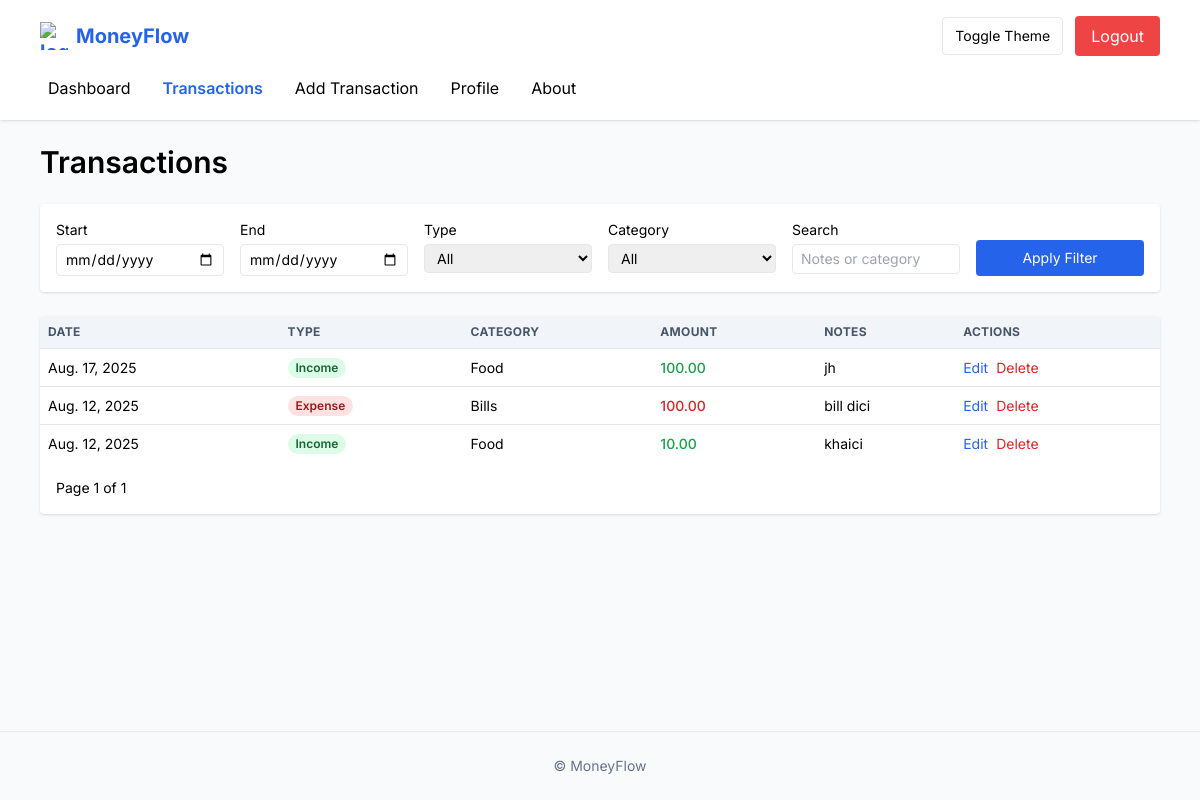
/transactions/ (signed in), run on the app's committed database.
### core/models.py (models this page shows, shortened)
class Transaction(models.Model):
	INCOME = 'income'
	EXPENSE = 'expense'
	TYPE_CHOICES = [
		(INCOME, 'Income'),
		(EXPENSE, 'Expense'),
	]
	user = models.ForeignKey(User, on_delete=models.CASCADE, related_name='transactions')
	type = models.CharField(max_length=7, choices=TYPE_CHOICES)
	category = models.ForeignKey(Category, on_delete=models.SET_NULL, null=True, blank=True, related_name='transactions')
	amount = models.DecimalField(max_digits=12, decimal_places=2)
	date = models.DateField()
	notes = models.TextField(blank=True)
	created_at = models.DateTimeField(auto_now_add=True)
	updated_at = models.DateTimeField(auto_now=True)
	class Meta:
		ordering = ['-date', '-id']

class Category(models.Model):
	name = models.CharField(max_length=50)
	user = models.ForeignKey(User, on_delete=models.CASCADE, related_name='categories', null=True, blank=True)
	is_default = models.BooleanField(default=False)
	class Meta:
		unique_together = ('name', 'user')
		ordering = ['name']
	def __str__(self):
		return self.name

### core/views.py (the view)
# urls.py: path('transactions/', core_views.transaction_list, name='transaction_list'),
@login_required
def transaction_list(request):
	qs = Transaction.objects.filter(user=request.user)
	type_f = request.GET.get('type')
	category_f = request.GET.get('category')
	start = request.GET.get('start')
	end = request.GET.get('end')
	q = request.GET.get('q')
	if type_f in [Transaction.INCOME, Transaction.EXPENSE]:
		qs = qs.filter(type=type_f)
	if category_f:
		qs = qs.filter(category__id=category_f)
	if start:
		qs = qs.filter(date__gte=start)
	if end:
		qs = qs.filter(date__lte=end)
	if q:
		qs = qs.filter(Q(notes__icontains=q) | Q(category__name__icontains=q))
	paginator = Paginator(qs.order_by('-date', '-id'), getattr(settings, 'PAGINATION_PAGE_SIZE', 10))
	page_number = request.GET.get('page')
	page_obj = paginator.get_page(page_number)
	categories = Category.objects.filter(Q(user=request.user) | Q(is_default=True)).order_by('name').distinct()
	return render(request, 'core/transaction_list.html', {
		'page_obj': page_obj,
		'categories': categories,
		'filters': {
			'type': type_f or '',
			'category': category_f or '',
			'start': start or '',
			'end': end or '',
			'q': q or '',
		}
	})

### core/context_processors.py (called while the page is built)
def theme(request):
    return {
        'theme': request.session.get('theme', 'light')
    }

### templates/core/transaction_list.html (shortened to what this page needs)
{% extends 'base.html' %}
{% block content %}
<h1 class="text-3xl font-semibold mb-6">Transactions</h1>
<form method="get" class="grid md:grid-cols-6 gap-4 bg-white dark:bg-slate-800 p-4 rounded shadow mb-6 text-sm">
  <div>
    <label class="block mb-1">Start</label>
    <input type="date" name="start" value="{{ filters.start }}" class="w-full px-2 py-1 border rounded dark:bg-slate-700 dark:border-slate-600">
  </div>
  <div>
    <label class="block mb-1">End</label>
    <input type="date" name="end" value="{{ filters.end }}" class="w-full px-2 py-1 border rounded dark:bg-slate-700 dark:border-slate-600">
  </div>
  <div>
    <label class="block mb-1">Type</label>
    <select name="type" class="w-full px-2 py-1 border rounded dark:bg-slate-700 dark:border-slate-600">
      <option value="" {% if not filters.type %}selected{% endif %}>All</option>
    </select>
  </div>
  <div>
    <label class="block mb-1">Category</label>
    <select name="category" class="w-full px-2 py-1 border rounded dark:bg-slate-700 dark:border-slate-600">
      <option value="">All</option>
    </select>
  </div>
  <div>
    <label class="block mb-1">Search</label>
    <input type="text" name="q" value="{{ filters.q }}" placeholder="Notes or category" class="w-full px-2 py-1 border rounded dark:bg-slate-700 dark:border-slate-600">
  </div>
  <div class="flex items-end"><button class="w-full bg-primary text-white py-2 rounded hover:bg-blue-600">Apply Filter</button></div>
</form>
<div class="bg-white dark:bg-slate-800 rounded shadow overflow-hidden">
  <table class="w-full text-sm">
  <thead><tr class="bg-slate-100 dark:bg-slate-700 text-left text-xs uppercase tracking-wide text-slate-600 dark:text-slate-300"><th class="p-2">Date</th><th class="p-2">Type</th><th class="p-2">Category</th><th class="p-2">Amount</th><th class="p-2">Notes</th><th class="p-2">Actions</th></tr></thead>
    <tbody>
      {% for t in page_obj %}
      <tr class="border-t dark:border-slate-700">
        <td class="p-2">{{ t.date }}</td>
  <td class="p-2">{% if t.type == 'income' %}<span class="badge badge-income">Income</span>{% else %}<span class="badge badge-expense">Expense</span>{% endif %}</td>
        <td class="p-2">{{ t.category }}</td>
        <td class="p-2 font-medium {% if t.type == 'income' %}text-green-600{% else %}text-red-600{% endif %}">{{ t.amount }}</td>
        <td class="p-2 truncate max-w-xs">{{ t.notes|default:'-' }}</td>
        <td class="p-2 space-x-2"><a href="/transactions/{{ t.id }}/edit/" class="text-blue-600">Edit</a><a href="/transactions/{{ t.id }}/delete/" class="text-red-600">Delete</a></td>
      </tr>
      {% empty %}
      <tr><td colspan="6" class="p-4 text-center text-slate-500">No transactions found.</td></tr>
      {% endfor %}
    </tbody>
  </table>
  <div class="p-4 flex justify-between items-center text-sm">
    <div>Page {{ page_obj.number }} of {{ page_obj.paginator.num_pages }}</div>
  </div>
</div>
{% endblock %}

### templates/base.html (shortened to what this page needs)
{% load static %}
<!DOCTYPE html>
<html lang="en" class="h-full {% if theme == 'dark' %}dark{% endif %}">
<head>
  <script src="https://cdn.tailwindcss.com"></script>
</head>
<body class="min-h-full bg-slate-50 dark:bg-slate-900 dark:text-slate-100 flex flex-col">
  <nav class="bg-white dark:bg-slate-800 shadow mb-6">
    <div class="max-w-6xl mx-auto px-4 py-4">
      <div class="flex items-center justify-between">
        <div class="flex items-center gap-4">
          <a href="/" class="text-xl font-bold text-primary flex items-center gap-2">
            <img src="https://raw.githubusercontent.com/twitter/twemoji/master/assets/72x72/1f4b0.png" alt="logo" class="w-7 h-7"> <span>MoneyFlow</span>
          </a>
        </div>
        <div class="flex items-center gap-3">
          <button id="theme-toggle" class="px-3 py-2 text-sm rounded border dark:border-slate-600" type="button">Toggle Theme</button>
          {% if user.is_authenticated %}
          <form action="/accounts/logout/" method="post" class="inline">{% csrf_token %}<button class="px-4 py-2 bg-red-500 text-white rounded hover:bg-red-600">Logout</button></form>
          {% else %}
          <a href="/accounts/login/" class="px-4 py-2 bg-primary text-white rounded hover:bg-blue-600">Login</a>
          {% endif %}
        </div>
      </div>
      {% if user.is_authenticated %}
      <div id="nav-links" class="mt-4 flex gap-4 flex-wrap">
  {% with p=request.path %}
  <a href="/" class="nav-link {% if p == '/' %}active-nav{% endif %}">Dashboard</a>
  <a href="/transactions/" class="nav-link {% if '/transactions/' in p and not p == '/transactions/add/' %}active-nav{% endif %}">Transactions</a>
  <a href="/transactions/add/" class="nav-link {% if p == '/transactions/add/' %}active-nav{% endif %}">Add Transaction</a>
  <a href="/profile/" class="nav-link {% if '/profile' in p %}active-nav{% endif %}">Profile</a>
  <a href="/about/" class="nav-link {% if '/about' in p %}active-nav{% endif %}">About</a>
  {% endwith %}
      </div>
      {% endif %}
    </div>
  </nav>
  <main class="flex-1 max-w-6xl mx-auto w-full px-4 pb-12">
    {% block content %}{% endblock %}
  </main>
  <footer class="py-6 text-center text-sm text-slate-500 dark:text-slate-400 border-t dark:border-slate-700">&copy; {{ now|date:'Y' }} MoneyFlow</footer>
</body>
</html>

### templates/base.html (style rules this page uses)
body { font-family:'Inter',sans-serif; }
.badge { display:inline-block;padding:0 .5rem;font-size:.75rem;line-height:1.25rem;font-weight:600;border-radius:9999px }
.badge-income { background:#dcfce7;color:#166534 }
.badge-expense { background:#fee2e2;color:#991b1b }
.nav-link { position:relative;padding:.25rem .5rem;border-radius:.375rem }
.active-nav { color:#2563eb;font-weight:600; }

### data on the page
Transaction: date "Aug. 17, 2025", type "Income", category "Food", amount "100.00", notes "jh"
Transaction: date "Aug. 12, 2025", type "Expense", category "Bills", amount "100.00", notes "bill dici"
Transaction: date "Aug. 12, 2025", type "Income", category "Food", amount "10.00", notes "khaici"

### other printed values
{{ page_obj.number }} "1"
{{ page_obj.paginator.num_pages }} "1"
